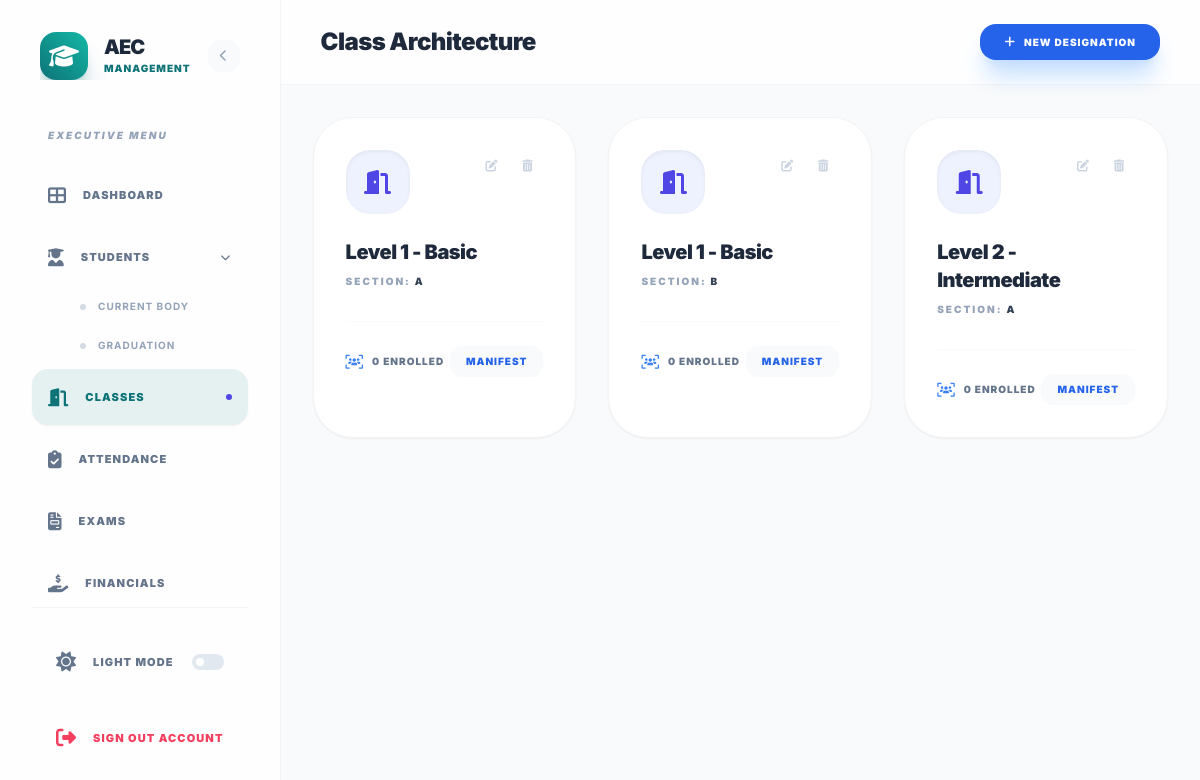
Page /classes.php (signed in) on the committed database.
### tables this page shows
CREATE TABLE IF NOT EXISTS `classes` (
  `id` int(11) NOT NULL AUTO_INCREMENT,
  `class_name` varchar(100) NOT NULL,
  `section` varchar(50) DEFAULT NULL,
  `created_at` timestamp DEFAULT CURRENT_TIMESTAMP,
  PRIMARY KEY (`id`),
  INDEX `idx_class_name` (`class_name`)
);

### includes/functions.php (called while the page is built, shortened)
<?php
function is_admin()
{
    return isset($_SESSION['role']) && $_SESSION['role'] === 'admin';
}
?>

### classes.php (the view, shortened to what this page needs)
<?php
require_once 'config/database.php';
require_once 'includes/functions.php';
$query = "SELECT c.*, (SELECT COUNT(*) FROM students WHERE class_id = c.id) as student_count
          FROM classes c
          ORDER BY c.class_name ASC, c.section ASC";
$classes = $pdo->query($query)->fetchAll();
include 'includes/header.php';
include 'includes/sidebar.php';
?>
<main class="flex-grow overflow-y-auto bg-gray-50 dark:bg-dark-bg transition-colors duration-300">
    <header
        class="bg-white/80 dark:bg-dark-card/80 backdrop-blur-md border-b border-gray-100 dark:border-dark-border py-6 px-10 flex items-center justify-between sticky top-0 z-20 transition-all duration-300">
        <h2 class="text-2xl font-black text-slate-800 dark:text-white tracking-tight">Class Architecture</h2>
        <?php if (is_admin()): ?>
            <button onclick="document.getElementById('addModal').classList.remove('hidden')"
                class="bg-blue-600 text-white px-6 py-2.5 rounded-2xl font-black text-[10px] uppercase tracking-widest hover:bg-blue-700 transition-all flex items-center shadow-xl shadow-blue-200 dark:shadow-none transform active:scale-95">
                <i class="fas fa-plus mr-2 text-xs"></i> New Designation
            </button>
        <?php endif; ?>
    </header>
    <div class="p-8">
        <div class="grid grid-cols-1 md:grid-cols-2 lg:grid-cols-3 gap-8 content-start">
            <?php if (count($classes) > 0): ?>
                <?php foreach ($classes as $class): ?>
                    <div
                        class="bg-white dark:bg-dark-card p-8 rounded-[2.5rem] border border-gray-100 dark:border-dark-border shadow-sm hover:shadow-2xl hover:-translate-y-2 transition-all duration-500 group relative overflow-hidden">
                        <div class="flex justify-between items-start mb-6">
                            <div
                                class="w-16 h-16 bg-indigo-50 dark:bg-indigo-900/40 text-indigo-600 dark:text-indigo-300 rounded-[1.5rem] flex items-center justify-center text-2xl font-black shadow-inner group-hover:scale-110 transition-transform">
                                <i class="fas fa-door-open"></i>
                            </div>
                            <?php if (is_admin()): ?>
                                <div class="flex items-center space-x-1">
                                    <a href="class-edit.php?id=<?php echo $class->id; ?>"
                                        class="w-8 h-8 flex items-center justify-center text-slate-300 hover:text-blue-600 dark:hover:text-blue-400 transition-colors">
                                        <i class="fas fa-edit text-xs"></i>
                                    </a>
                                    <button onclick="confirmDelete(<?php echo $class->id; ?>)"
                                        class="w-8 h-8 flex items-center justify-center text-slate-300 hover:text-rose-600 transition-colors">
                                        <i class="fas fa-trash-alt text-xs"></i>
                                    </button>
                                </div>
                            <?php endif; ?>
                        </div>
                        <h3 class="text-xl font-black text-slate-800 dark:text-white tracking-tight mb-2">
                            <?php echo $class->class_name; ?>
                        </h3>
                        <p class="text-[10px] font-black text-slate-400 dark:text-slate-500 uppercase tracking-[0.2em] mb-8">
                            Section:
                            <span class="text-slate-700 dark:text-slate-200"><?php echo $class->section ?: 'Global'; ?></span>
                        </p>
                        <div class="flex items-center justify-between pt-6 border-t border-gray-50 dark:border-dark-border">
                            <div
                                class="flex items-center text-[10px] font-black uppercase tracking-widest text-slate-500 dark:text-slate-400">
                                <i class="fas fa-users-viewfinder mr-2 text-blue-500 text-sm"></i>
                                <?php echo $class->student_count; ?> Enrolled
                            </div>
                            <a href="students.php?class_id=<?php echo $class->id; ?>"
                                class="bg-gray-50 dark:bg-slate-900 px-4 py-2 rounded-xl text-[10px] font-black uppercase tracking-widest text-blue-600 hover:bg-blue-600 hover:text-white transition-all">
                                Manifest
                            </a>
                        </div>
                    </div>
                <?php endforeach; ?>
            <?php endif; ?>
        </div>
    </div>
</main>
<?php include 'includes/footer.php'; ?>

### rows in the picture
classes: class_name "Level 1 - Basic", section "A", student_count "0"
classes: class_name "Level 1 - Basic", section "B", student_count "0"
classes: class_name "Level 2 - Intermediate", section "A", student_count "0"

### other values in the picture
$item['name'] "DASHBOARD"
$item['name'] "CLASSES"
$item['name'] "ATTENDANCE"
$item['name'] "EXAMS"
$item['name'] "FINANCIALS"
